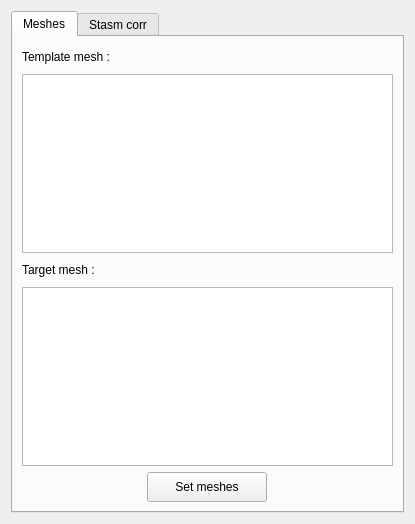
<?xml version="1.0" encoding="UTF-8"?>
<ui version="4.0">
 <class>SWUI_WMeshCorr</class>
 <widget class="QWidget" name="SWUI_WMeshCorr">
  <property name="geometry">
   <rect>
    <x>0</x>
    <y>0</y>
    <width>415</width>
    <height>524</height>
   </rect>
  </property>
  <property name="windowTitle">
   <string>Form</string>
  </property>
  <layout class="QVBoxLayout" name="verticalLayout">
   <item>
    <widget class="QTabWidget" name="twMeshCorr">
     <property name="currentIndex">
      <number>0</number>
     </property>
     <widget class="QWidget" name="twpMeshes">
      <attribute name="title">
       <string>Meshes</string>
      </attribute>
      <layout class="QVBoxLayout" name="verticalLayout_3">
       <item>
        <layout class="QVBoxLayout" name="verticalLayout_2" stretch="0,0">
         <property name="sizeConstraint">
          <enum>QLayout::SetDefaultConstraint</enum>
         </property>
         <item>
          <layout class="QVBoxLayout" name="verticalLayout_5" stretch="1,8,1,8">
           <item>
            <widget class="QLabel" name="label_2">
             <property name="text">
              <string>Template mesh :</string>
             </property>
            </widget>
           </item>
           <item>
            <widget class="QListWidget" name="lWSourceMeshes"/>
           </item>
           <item>
            <widget class="QLabel" name="label">
             <property name="text">
              <string>Target mesh :</string>
             </property>
            </widget>
           </item>
           <item>
            <widget class="QListWidget" name="lWTargetMeshes"/>
           </item>
          </layout>
         </item>
         <item>
          <layout class="QHBoxLayout" name="horizontalLayout">
           <item>
            <widget class="QPushButton" name="pbSetMeshes">
             <property name="minimumSize">
              <size>
               <width>100</width>
               <height>30</height>
              </size>
             </property>
             <property name="maximumSize">
              <size>
               <width>120</width>
               <height>40</height>
              </size>
             </property>
             <property name="text">
              <string>Set meshes</string>
             </property>
            </widget>
           </item>
          </layout>
         </item>
        </layout>
       </item>
      </layout>
     </widget>
     <widget class="QWidget" name="twpCorr">
      <attribute name="title">
       <string>Stasm corr</string>
      </attribute>
      <layout class="QVBoxLayout" name="verticalLayout_7">
       <item>
        <layout class="QVBoxLayout" name="verticalLayout_4">
         <item>
          <layout class="QVBoxLayout" name="verticalLayout_6" stretch="1,8,1,8">
           <item>
            <widget class="QLabel" name="label_3">
             <property name="text">
              <string>Template corr :</string>
             </property>
            </widget>
           </item>
           <item>
            <widget class="QListWidget" name="lWSourceCorr"/>
           </item>
           <item>
            <widget class="QLabel" name="label_4">
             <property name="text">
              <string>Target corr :</string>
             </property>
            </widget>
           </item>
           <item>
            <widget class="QListWidget" name="lWTargetCorr"/>
           </item>
          </layout>
         </item>
         <item>
          <layout class="QHBoxLayout" name="horizontalLayout_2">
           <item>
            <widget class="QPushButton" name="pbSetStamCorr">
             <property name="minimumSize">
              <size>
               <width>100</width>
               <height>30</height>
              </size>
             </property>
             <property name="maximumSize">
              <size>
               <width>120</width>
               <height>40</height>
              </size>
             </property>
             <property name="text">
              <string>Set stasm corr</string>
             </property>
            </widget>
           </item>
          </layout>
         </item>
        </layout>
       </item>
      </layout>
     </widget>
    </widget>
   </item>
  </layout>
 </widget>
 <resources/>
 <connections/>
</ui>
